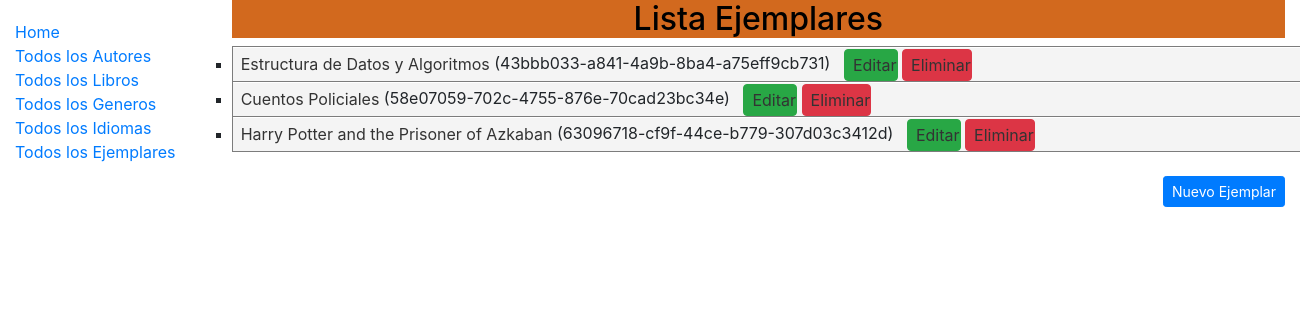
The page /catalogo/ejemplares/ on the database its author committed.
### catalogo/models.py (models this page shows, shortened)
class Ejemplar(models.Model):
    id = models.UUIDField(primary_key=True, default=uuid.uuid4, help_text='ID unico para este libro particular en toda la biblioteca')
    libro = models.ForeignKey(Libro, on_delete=models.SET_NULL, null=True)
    fechaDevolucion=models.DateField(null=True, blank=True)
    ESTADO_EJEMPLAR = (
        ('m', 'en Mantenimiento'),
        ('p', 'Prestado'),
        ('d', 'Disponible'),
        ('r', 'Reservado'),
    )
    estado = models.CharField(max_length=1, choices=ESTADO_EJEMPLAR, blank=True, default='d', help_text='Disponibilidad del ejemplar')
    class Meta:
        ordering = ["fechaDevolucion"]

class Libro(models.Model):
    avatar = models.ImageField('Foto', upload_to="photos", null=True, blank=True)
    titulo = models.CharField(max_length=200)
    autor = models.ForeignKey(Autor, on_delete=models.SET_NULL, null=True)
    resumen = models.TextField(max_length=1000, help_text='Ingrese un resumen del libro')
    isbn = models.CharField('ISBN', max_length=13, help_text='13 caracteres <a href="https://www.isbn-international.org/content/what-isbn">ISBN number</a>')
    genero = models.ManyToManyField(Genero, help_text='Seleccione un genero (o varios) para el libro')
    idioma = models.ForeignKey(Idioma, on_delete=models.SET_NULL, null=True)
    def __str__(self) -> str:
        return self.titulo

### catalogo/views.py (the view)
# urls.py: path('ejemplares/', views.EjemplarListView.as_view(), name='ejemplares'),
class EjemplarListView(generic.ListView):
    model = Ejemplar
    context_object_name = 'ejemplares'
    queryset = Ejemplar.objects.all()
    template_name = 'ejemplares.html'
    def get_context_data(self, **kwargs):
        ejemplares = Ejemplar.objects.all()
        context = super(EjemplarListView, self).get_context_data(**kwargs)
        context['ejemplares'] = ejemplares
        return context

### catalogo/templates/ejemplares.html
{% extends "base.html" %}
{% block page_content %}
{% load static %}
{% block content %}
<link rel="stylesheet" href="{% static 'css/ejemplar.css' %}">
<div class="box">
    <h2>Lista Ejemplares</h2>
</div>
{% if ejemplares %}
<ul class="menu">
    {% for ejemplar in ejemplares %}
    <li><a href="{% url 'ejemplar' ejemplar.id %}">{{ ejemplar.libro }}</a> ({{ ejemplar.id }})
        &nbsp;
        <a style="text-align: end;" href="{% url 'ejemplar_update' ejemplar.id %}" class="btn btn-success">Editar</a>
        <a style="text-align: end;" href="" class="btn btn-danger">Eliminar</a>
    </li>
    {% endfor %}
</ul>
{% else %}
<p>Ooops! No tenemos ejemplares cargados.</p>
{% endif %}
<br>
<div class="d-flex justify-content-end">
    <a href="{% url 'ejemplar_new' %}" class="btn btn-sm btn-primary">Nuevo Ejemplar</a>
</div>
{% endblock %}
{% endblock %}

### catalogo/static/css/ejemplar.css (style rules this page uses)
.box { background-color: chocolate; }
h2 { text-align: center; background-color: chocolate; color: black; }
ul.menu { border: 1px solid #7C7C7C; border-bottom: none; list-style: square; margin: 0; padding: 0; width: 1075px; }
ul.menu li { background: #F4F4F4; border-bottom: 1px solid #7C7C7C; border-top: 1px solid #FFF; white-space: nowrap; }
ul.menu li a { color: #333; display: inline-block; padding: .2em 0 .2em .5em; text-decoration: none; }

### rows shown on the page
Ejemplar: libro "Estructura de Datos y Algoritmos", id "43bbb033-a841-4a9b-8ba4-a75eff9cb731"
Ejemplar: libro "Cuentos Policiales", id "58e07059-702c-4755-876e-70cad23bc34e"
Ejemplar: libro "Harry Potter and the Prisoner of Azkaban", id "63096718-cf9f-44ce-b779-307d03c3412d"
